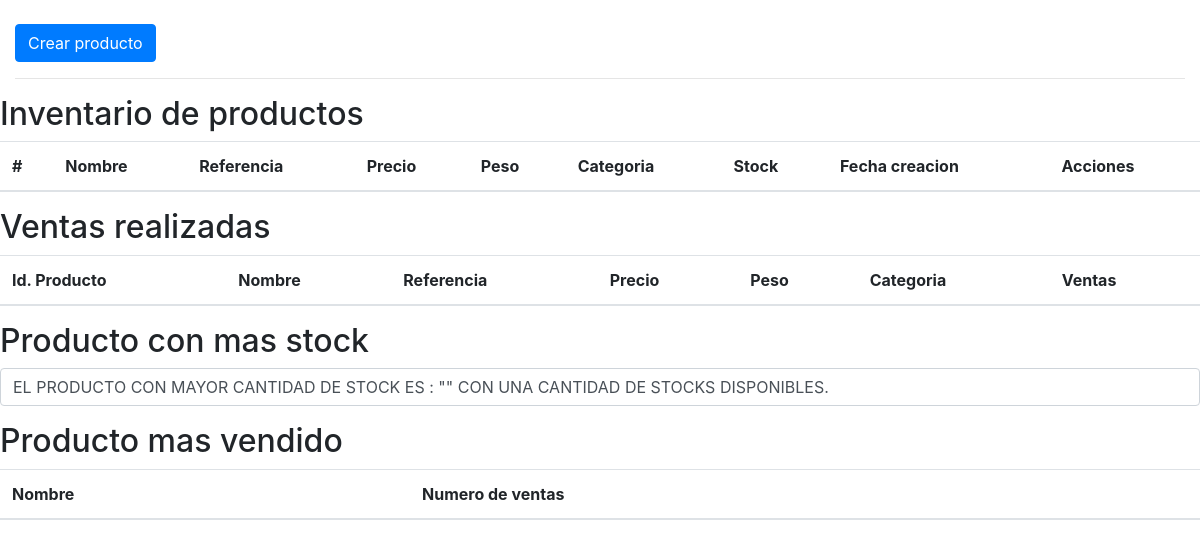
Before: / with the older database file.
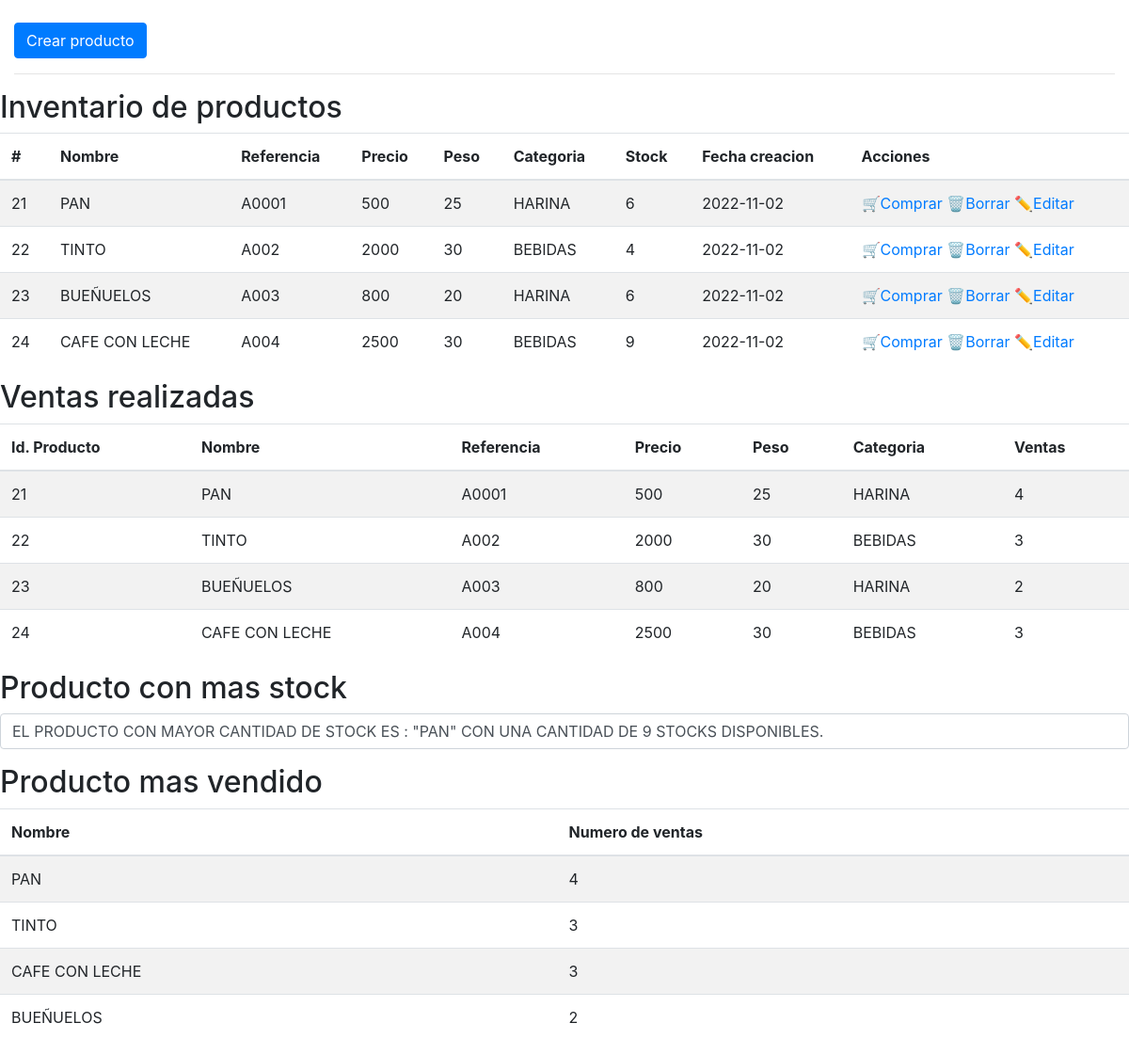
After: the same page with the newer database file.
### tables this page shows
CREATE TABLE `productos` (
  `prd_id` int(11) NOT NULL,
  `prd_nombre` varchar(100) NOT NULL,
  `prd_referencia` varchar(50) NOT NULL,
  `prd_precio` int(11) NOT NULL,
  `prd_peso` int(11) NOT NULL,
  `prd_categoria` varchar(100) NOT NULL,
  `prd_stock` int(11) NOT NULL,
  `prd_creado` date NOT NULL
);

CREATE TABLE `ventas` (
  `vnt_id` int(11) NOT NULL,
  `vnt_prd_id` int(11) NOT NULL,
  `vnt_cantidad` int(11) NOT NULL
);

### php/producto.php (called while the page is built, shortened)
<?php
    class _productos {
		function getProductos() {
            $db = new DB();
			$connect = $db->connect();
			$productos = [];
			$sql = "SELECT * FROM productos";
			$query = $connect -> prepare($sql);
			$query -> execute();
			$results = $query -> fetchAll(PDO::FETCH_OBJ);
			if($query -> rowCount() > 0)   {
				foreach($results as $result) {
					array_push($productos, $result);
			   }
			}
			return $productos;
		}
        function getVentas() {
            $db = new DB();
            $connect = $db->connect();
            $productos = [];
            $sql = "SELECT * FROM ventas INNER JOIN productos
            ON ventas.vnt_prd_id = productos.prd_id";
            $query = $connect -> prepare($sql);
            $query -> execute();
            $results = $query -> fetchAll(PDO::FETCH_OBJ);
            if($query -> rowCount() > 0)   {
                foreach($results as $result) {
                    array_push($productos, $result);
               }
            }
            return $productos;
        }
        function getProductoMayorStock() {
            $db = new DB();
            $connect = $db->connect();
            $productos = [];
            $sql = "SELECT MAX(`prd_stock`) as stock, prd_nombre FROM productos";
            $query = $connect -> prepare($sql);
            $query -> execute();
            $results = $query -> fetchAll(PDO::FETCH_OBJ);
            if($query -> rowCount() > 0)   {
                foreach($results as $result) {
                    array_push($productos, $result);
               }
            }
            return $productos;
        }
        function getProductoMayorVentas() {
            $db = new DB();
            $connect = $db->connect();
            $productos = [];
            $sql = "SELECT prd_nombre, SUM(vnt.vnt_cantidad) AS ventas FROM productos prd INNER JOIN ventas vnt ON(vnt.vnt_prd_id = prd.prd_id) GROUP BY prd.prd_id ORDER BY ventas DESC";
            $query = $connect -> prepare($sql);
            $query -> execute();
            $results = $query -> fetchAll(PDO::FETCH_OBJ);
            if($query -> rowCount() > 0)   {
                foreach($results as $result) {
                    array_push($productos, $result);
               }
            }
            return $productos;
        }
	}
 ?>

### index.php (the view, shortened to what this page needs)
<?php
    require_once 'php/producto.php';
    $productos = new _productos();
    $get_productos = $productos->getProductos();
    $get_ventas = $productos->getVentas();
    $get_max_stock = $productos->getProductoMayorStock();
    $get_max_ventas = $productos->getProductoMayorVentas();
 ?>
<?php include "templates/header.php"; ?>
<div class="container-fluid">
  <div class="row">
    <div class="col-md-12">
      <a href="crear.php"  class="btn btn-primary mt-4">Crear producto</a>
      <hr>
    </div>
  </div>
</div>
    <h2>Inventario de productos</h2>
    <table class="table table-striped">
        <thead>
          <tr>
            <th>#</th>
            <th>Nombre</th>
            <th>Referencia</th>
            <th>Precio</th>
            <th>Peso</th>
            <th>Categoria</th>
            <th>Stock</th>
            <th>Fecha creacion</th>
            <th>Acciones</th>
          </tr>
        </thead>
        <tbody>
          <?php
          if ($get_productos>0) {
            foreach ($get_productos as $fila) {
              ?>
              <tr>
                <td><?php echo $fila->prd_id; ?></td>
                <td><?php echo $fila->prd_nombre; ?></td>
                <td><?php echo $fila->prd_referencia; ?></td>
                <td><?php echo $fila->prd_precio; ?></td>
                <td><?php echo $fila->prd_peso; ?></td>
                <td><?php echo $fila->prd_categoria; ?></td>
                <td><?php echo $fila->prd_stock; ?></td>
                <td><?php echo $fila->prd_creado; ?></td>
                <td>
                  <a href="<?='venta.php?id='.$fila->prd_id; ?>">🛒Comprar</a>
                  <a href="<?='borrar.php?id='.$fila->prd_id; ?>">🗑️Borrar</a>
                  <a href="<?='editar.php?id='.$fila->prd_id; ?>">✏️Editar</a>
                </td>
              </tr>
              <?php
            }
          }
          ?>
      </table>
    <h2>Ventas realizadas</h2>
    <table class="table table-striped">
        <thead>
          <tr>
            <th>Id. Producto</th>
            <th>Nombre</th>
            <th>Referencia</th>
            <th>Precio</th>
            <th>Peso</th>
            <th>Categoria</th>
            <th>Ventas</th>
          </tr>
        </thead>
        <tbody>
          <?php
          if ($get_ventas>0) {
            foreach ($get_ventas as $fila) {
              ?>
              <tr>
                <td><?php echo $fila->prd_id; ?></td>
                <td><?php echo $fila->prd_nombre; ?></td>
                <td><?php echo $fila->prd_referencia; ?></td>
                <td><?php echo $fila->prd_precio; ?></td>
                <td><?php echo $fila->prd_peso; ?></td>
                <td><?php echo $fila->prd_categoria; ?></td>
                <td><?php echo $fila->vnt_cantidad; ?></td>
              </tr>
              <?php
            }
          }
          ?>
      </table>
      <h2>Producto con mas stock</h2>
      <?php
          if ($get_max_stock>0) {
            foreach ($get_max_stock as $fila) {
              ?>
                  <p class="form-control"> EL PRODUCTO CON MAYOR CANTIDAD DE STOCK ES : "<?php echo $fila->prd_nombre; ?>" CON UNA CANTIDAD DE <?php echo $fila->stock; ?> STOCKS DISPONIBLES.</p>
              <?php
            }
          }
       ?>
    <h2>Producto mas vendido</h2>
    <table class="table table-striped">
        <thead>
          <tr>
            <th>Nombre</th>
            <th>Numero de ventas</th>
          </tr>
        </thead>
        <tbody>
          <?php
          if ($get_max_ventas>0) {
            foreach ($get_max_ventas as $fila) {
              ?>
              <tr>
                <td><?php echo $fila->prd_nombre; ?></td>
                <td><?php echo $fila->ventas; ?></td>
              </tr>
              <?php
            }
          }
          ?>
      </table>
<?php include "templates/footer.php"; ?>

### templates/header.php (shortened to what this page needs)
<!DOCTYPE html>
<html lang="es">
  <head>
    <link rel="stylesheet" href="https://stackpath.bootstrapcdn.com/bootstrap/4.5.2/css/bootstrap.min.css" />
  </head>
  <body>

### templates/footer.php
  </body>
</html>

Changed rows visible on the page:
added productos: prd_id "21", prd_nombre "PAN", prd_referencia "A0001", prd_precio "500", prd_peso "25", prd_categoria "HARINA", prd_stock "6", prd_creado "2022-11-02"
added productos: prd_id "22", prd_nombre "TINTO", prd_referencia "A002", prd_precio "2000", prd_peso "30", prd_categoria "BEBIDAS", prd_stock "4", prd_creado "2022-11-02"
added productos: prd_id "23", prd_nombre "BUEÑUELOS", prd_referencia "A003", prd_precio "800", prd_peso "20", prd_categoria "HARINA", prd_stock "6", prd_creado "2022-11-02"
added productos: prd_id "24", prd_nombre "CAFE CON LECHE", prd_referencia "A004", prd_precio "2500", prd_peso "30", prd_categoria "BEBIDAS", prd_stock "9", prd_creado "2022-11-02"
added ventas: vnt_prd.prd_id "21", vnt_prd.prd_nombre "PAN", vnt_prd.prd_referencia "A0001", vnt_prd.prd_precio "500", vnt_prd.prd_peso "25", vnt_prd.prd_categoria "HARINA", vnt_cantidad "4"
added ventas: vnt_prd.prd_id "22", vnt_prd.prd_nombre "TINTO", vnt_prd.prd_referencia "A002", vnt_prd.prd_precio "2000", vnt_prd.prd_peso "30", vnt_prd.prd_categoria "BEBIDAS", vnt_cantidad "3"
added ventas: vnt_prd.prd_id "23", vnt_prd.prd_nombre "BUEÑUELOS", vnt_prd.prd_referencia "A003", vnt_prd.prd_precio "800", vnt_prd.prd_peso "20", vnt_prd.prd_categoria "HARINA", vnt_cantidad "2"
added ventas: vnt_prd.prd_id "24", vnt_prd.prd_nombre "CAFE CON LECHE", vnt_prd.prd_referencia "A004", vnt_prd.prd_precio "2500", vnt_prd.prd_peso "30", vnt_prd.prd_categoria "BEBIDAS", vnt_cantidad "3"
Other visible differences:
new list line: "EL PRODUCTO CON MAYOR CANTIDAD DE STOCK ES : \" PAN \" CON UNA CANTIDAD DE 9 STOCKS DISPONIBLES."
new list line: "PAN 4"
new list line: "TINTO 3"
new list line: "CAFE CON LECHE 3"
new list line: "BUEÑUELOS 2"
list line gone: "EL PRODUCTO CON MAYOR CANTIDAD DE STOCK ES : \" \" CON UNA CANTIDAD DE STOCKS DISPONIBLES."
